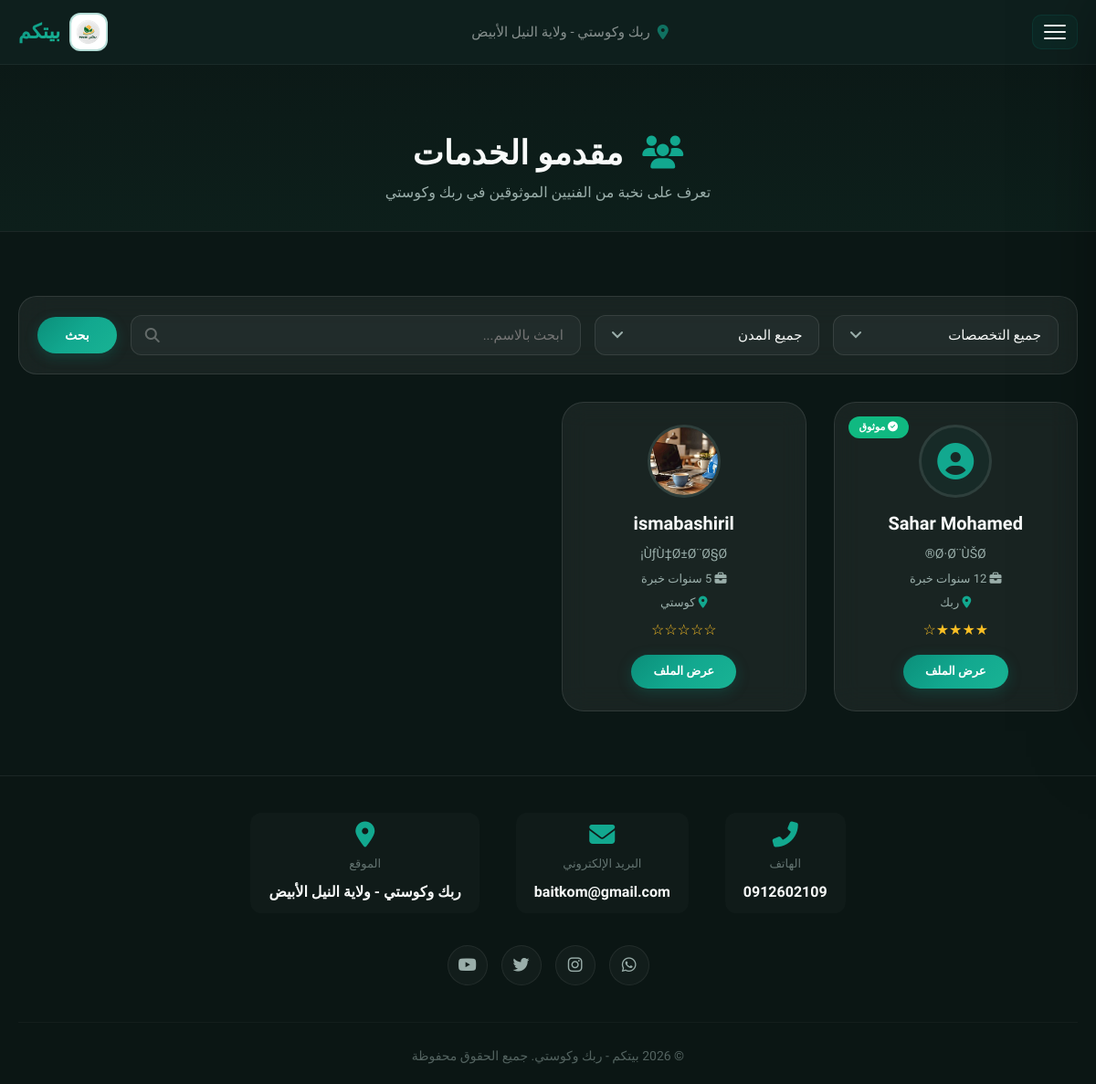
The app's page /providers.php (signed in) with its own data.
### tables this page shows
CREATE TABLE `providers` (
  `id` int(11) NOT NULL auto_increment,
  `user_id` int(11) NOT NULL,
  `specialty` varchar(100) default NULL,
  `experience_years` int(11) default '0',
  `rating` decimal(2,1) default '0.0',
  `about` text,
  `portfolio_url` varchar(255) default NULL,
  `verified` tinyint(1) default '0',
  `working_hours` varchar(255) default NULL,
  `city` varchar(50) default NULL,
  PRIMARY KEY  (`id`),
  KEY `user_id` (`user_id`)
);

CREATE TABLE `users` (
  `id` int(11) NOT NULL auto_increment,
  `name` varchar(100) NOT NULL,
  `username` varchar(50) NOT NULL,
  `email` varchar(100) NOT NULL,
  `phone` varchar(20) NOT NULL,
  `region` varchar(100) NOT NULL,
  `city` varchar(50) default NULL,
  `age` int(11) NOT NULL,
  `service_type` varchar(50) NOT NULL,
  `password` varchar(255) NOT NULL,
  `user_type` enum('admin','provider','receiver') default 'provider',
  `admin_role` enum('super_admin','main','providers','clients','reviews') default NULL,
  `manager_role` varchar(50) default NULL,
  `is_approved` enum('pending','approved','rejected') default 'pending',
  `profile_image` varchar(255) default NULL,
  `national_id_image` varchar(255) default NULL,
  `certificate_image` varchar(255) default NULL,
  `working_area` varchar(255) default NULL,
  `created_at` timestamp NOT NULL default CURRENT_TIMESTAMP,
  `is_banned` tinyint(1) NOT NULL default '0',
  `welcome_shown` tinyint(1) NOT NULL default '0',
  PRIMARY KEY  (`id`),
  UNIQUE KEY `username` (`username`),
  UNIQUE KEY `email` (`email`),
  KEY `idx_is_approved` (`is_approved`),
  KEY `idx_user_type` (`user_type`)
);

### config.php (called while the page is built, shortened)
<?php
$AVAILABLE_CITIES = array(
    'rabak' => 'ربك',
    'kosti' => 'كوستي'
);
function isLoggedIn() {
    return isset($_SESSION['user_id']);
}
function getCityName($key) {
    global $AVAILABLE_CITIES;
    return isset($AVAILABLE_CITIES[$key]) ? $AVAILABLE_CITIES[$key] : $key;
}
    ?>

### providers.php (the view, shortened to what this page needs)
<?php
require_once 'config.php';
$search = isset($_GET['search']) ? trim($_GET['search']) : '';
$sql = "SELECT u.*,
               p.user_id AS provider_user_id,
               p.specialty,
               p.experience_years,
               p.rating,
               p.verified,
               p.city AS provider_city
        FROM providers p
        JOIN users u ON p.user_id = u.id
        WHERE u.user_type='provider' AND u.is_approved = 'approved' AND u.is_banned = 0";
$params = array();
$sql .= " ORDER BY p.rating DESC";
$stmt = $pdo->prepare($sql);
$stmt->execute($params);
$providers = $stmt->fetchAll();
?>
<!DOCTYPE html>
<html lang="ar" dir="rtl">
<head>
    <link rel="stylesheet" href="https://cdnjs.cloudflare.com/ajax/libs/font-awesome/6.5.0/css/all.min.css">
    <link href="https://unpkg.com/aos@2.3.1/dist/aos.css" rel="stylesheet">
</head>
<body>
    <header id="mainHeader">
        <div class="container header-inner">
            <div class="logo">
                <img src="uploads/sh.png" alt="بيتكم">
                <span>بيتكم</span>
            </div>
            <div class="header-center">
                <i class="fas fa-map-marker-alt"></i>
                <span>ربك وكوستي - ولاية النيل الأبيض</span>
            </div>
            <button class="hamburger" id="hamburgerBtn"><span></span><span></span><span></span></button>
        </div>
    </header>
    <div class="page-header">
        <div class="container">
            <h1 data-aos="fade-up"><i class="fas fa-users"></i> مقدمو الخدمات</h1>
            <p data-aos="fade-up" data-aos-delay="100">تعرف على نخبة من الفنيين الموثوقين في ربك وكوستي</p>
        </div>
    </div>
    <section>
        <div class="container">
            <div class="filter-box" data-aos="fade-up">
                <form method="GET" action="">
                    <div class="filter-select">
                        <select name="specialty">
                            <option value="">جميع التخصصات</option>
                        </select>
                    </div>
                    <div class="filter-select">
                        <select name="city">
                            <option value="">جميع المدن</option>
                        </select>
                    </div>
                    <div class="filter-search">
                        <input type="text" name="search" placeholder="ابحث بالاسم..." value="<?php echo htmlspecialchars($search); ?>">
                        <i class="fas fa-search"></i>
                    </div>
                    <button type="submit" class="btn-primary">بحث</button>
                </form>
            </div>
            <?php if (count($providers) == 0): ?>
                <div class="empty-state" data-aos="fade-up">
                    <i class="fas fa-users"></i>
                    <h3>لا يوجد مقدمو خدمات مطابقون</h3>
                    <p>حاول تغيير معايير البحث</p>
                    <a href="providers.php" class="btn-primary">عرض الجميع</a>
                </div>
            <?php else: ?>
                <div class="providers-grid" data-aos="fade-up">
                    <?php foreach ($providers as $p): ?>
                        <div class="card">
                            <div class="avatar">
                                <?php if ($p['profile_image'] && file_exists($p['profile_image'])): ?>
                                    <img src="<?php echo htmlspecialchars($p['profile_image']); ?>">
                                <?php else: ?>
                                    <i class="fas fa-user-circle"></i>
                                <?php endif; ?>
                            </div>
                            <?php if ($p['verified']): ?>
                                <span class="badge-verified"><i class="fas fa-check-circle"></i> موثوق</span>
                            <?php endif; ?>
                            <h3><?php echo htmlspecialchars($p['name']); ?></h3>
                            <p><?php echo htmlspecialchars($p['specialty']); ?></p>
                            <p style="font-size:13px;"><i class="fas fa-briefcase"></i> <?php echo $p['experience_years']; ?> سنوات خبرة</p>
                            <?php if (!empty($p['provider_city'])): ?>
                                <p style="font-size:13px;"><i class="fas fa-map-marker-alt" style="color:var(--primary-teal);"></i> <?php echo htmlspecialchars(getCityName($p['provider_city'])); ?></p>
                            <?php endif; ?>
                            <div class="stars">
                                <?php $rating = isset($p['rating']) ? round($p['rating']) : 0; for ($i = 0; $i < 5; $i++) { echo $i < $rating ? '★' : '☆'; } ?>
                            </div>
                            <?php if (isLoggedIn()): ?>
                                <a href="provider_profile.php?id=<?php echo $p['provider_user_id']; ?>" class="btn-sm">عرض الملف</a>
                            <?php else: ?>
                                <a href="login.php?redirect=provider_profile.php?id=<?php echo $p['provider_user_id']; ?>" class="btn-sm">عرض الملف</a>
                            <?php endif; ?>
                        </div>
                    <?php endforeach; ?>
                </div>
            <?php endif; ?>
        </div>
    </section>
    <footer>
        <div class="container">
            <div class="footer-grid">
                <div class="contact-section">
                    <div class="contact-item">
                        <i class="fas fa-phone-alt"></i>
                        <span class="label">الهاتف</span>
                        <span class="value"><a href="tel:0912602109">0912602109</a></span>
                    </div>
                    <div class="contact-item">
                        <i class="fas fa-envelope"></i>
                        <span class="label">البريد الإلكتروني</span>
                        <span class="value"><a href="mailto:baitkom@gmail.com">baitkom@gmail.com</a></span>
                    </div>
                    <div class="contact-item">
                        <i class="fas fa-map-marker-alt"></i>
                        <span class="label">الموقع</span>
                        <span class="value">ربك وكوستي - ولاية النيل الأبيض</span>
                    </div>
                </div>
                <div class="social-icons">
                    <a href="#"><i class="fab fa-whatsapp"></i></a>
                    <a href="#"><i class="fab fa-instagram"></i></a>
                    <a href="#"><i class="fab fa-twitter"></i></a>
                    <a href="#"><i class="fab fa-youtube"></i></a>
                </div>
                <div class="copyright">© 2026 بيتكم - ربك وكوستي. جميع الحقوق محفوظة</div>
            </div>
        </div>
    </footer>
</body>
</html>

### records on screen
providers: verified 1 (drawn), user.name "Sahar Mohamed", specialty "Ø·Ø¨ÙŠØ®", city "ربك", rating 4 (drawn)
providers: user.profile_image (picture), user.name "ismabashiril", specialty "ÙƒÙ‡Ø±Ø¨Ø§Ø¡", city "كوستي", rating 0 (drawn)
